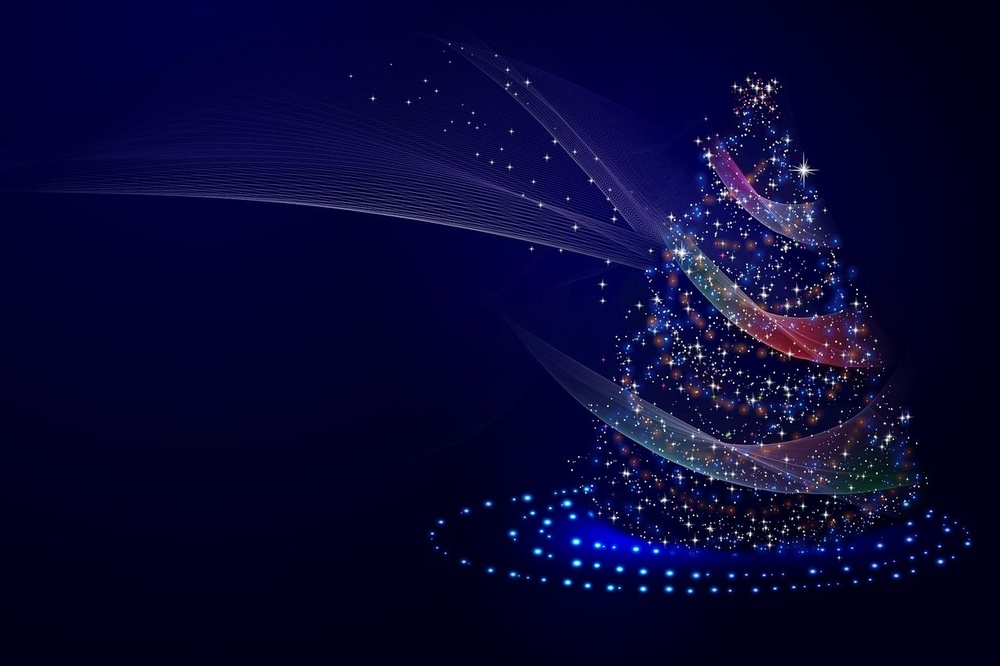
#> input picture free_img/christmas-tree.jpg, 1000 x 666 px, shrunk from 1280 x 853 before the run, found by its file name
$ python 1_imaging_1-Mission1.py
#> lines starting #> are read from the running program, lines starting #| are printed output that depends on the picture
##########################################################################
## 미션 1
## - 적당한 이미지를 다운받아 3가지 플래그를 적용하고 3개의 창에 띄우시오.
## - 저장한 이미지의 shape 을 출력하세요
## - 회색조 이미지를 저장하세요
## - 키보드 입력이 있을 때까지 대기하도록 하세요
## - 열린 모든 창을 닫으세요.
##########################################################################
import cv2

img_path = './free_img/christmas-tree.jpg'
default_img = cv2.imread(img_path, cv2.IMREAD_COLOR)
#> default_img is the input picture: shape (666, 1000, 3); mean B, G, R 52.9, 7.7, 8.7
gray_img = cv2.imread(img_path, cv2.IMREAD_GRAYSCALE)
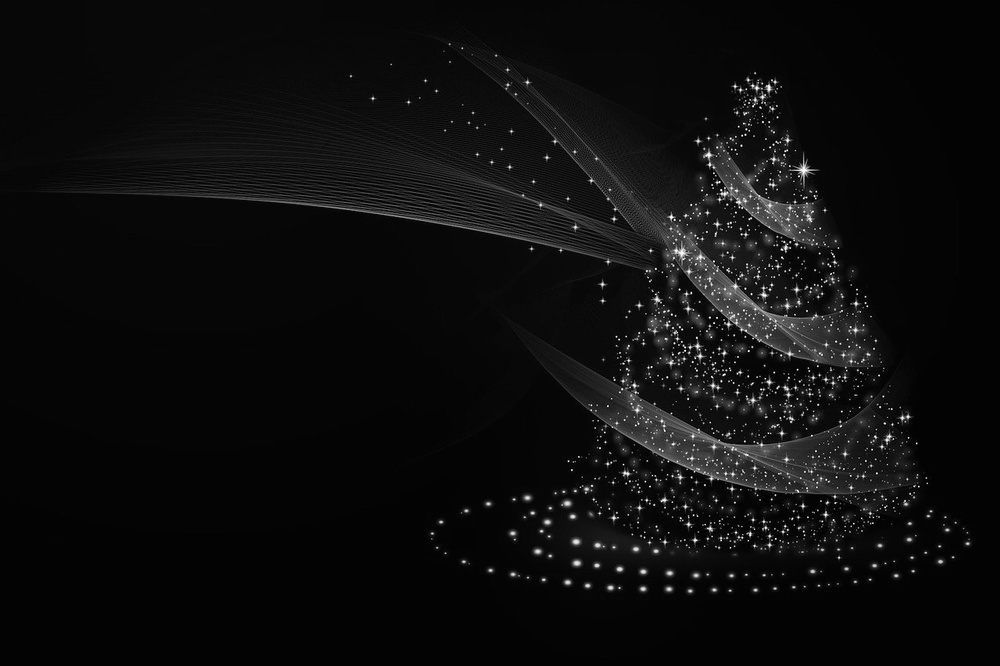
#> gray_img: shape (666, 1000); min 0, max 255, mean 13.1
unchange_img = cv2.imread(img_path, cv2.IMREAD_UNCHANGED)

dict_img = { 'color': default_img, 'gray': gray_img, 'unchange': unchange_img}

for key in dict_img.keys():
    print(dict_img.get(key).shape)
    cv2.imshow(key, dict_img.get(key))
#> this loop made 3 passes
#> key on passes 1 to 3: 'color', 'gray', 'unchange'
#| (666, 1000, 3)
#| (666, 1000)
#| (666, 1000, 3)

cv2.waitKey(0)
cv2.destroyAllWindows()

$ run again, with free_img/ornaments-1885470_1280.png saved as free_img/christmas-tree.jpg
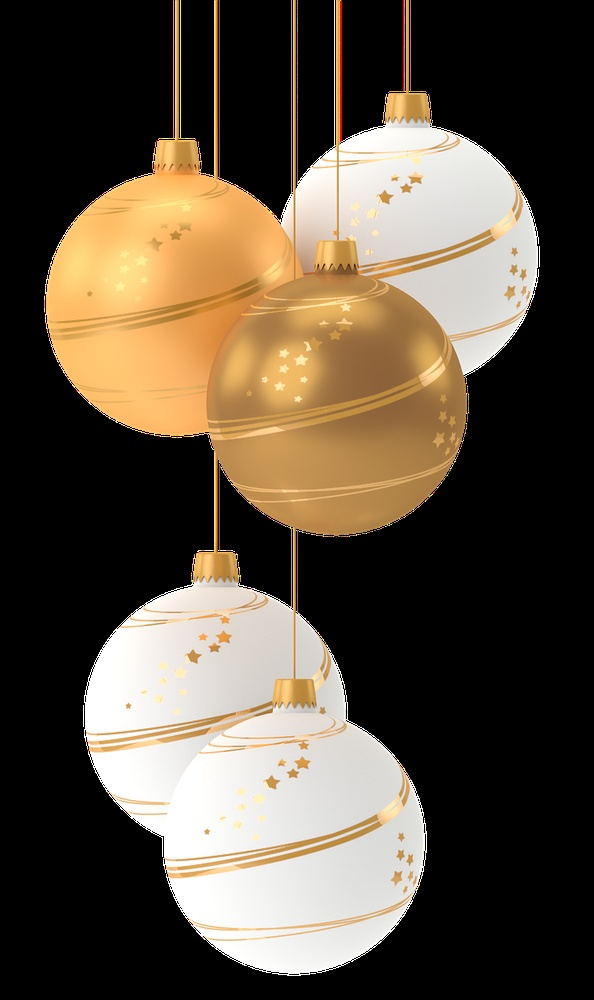
#> input picture free_img/ornaments-1885470_1280.png, 594 x 1000 px, shrunk from 760 x 1280 before the run, found by its file name
#> default_img is the input picture: shape (1000, 594, 3); mean B, G, R 63.5, 78.7, 90.4
#> `gray_img = cv2.imread(img_path, cv2.IMREAD_GRAYSCALE)`:
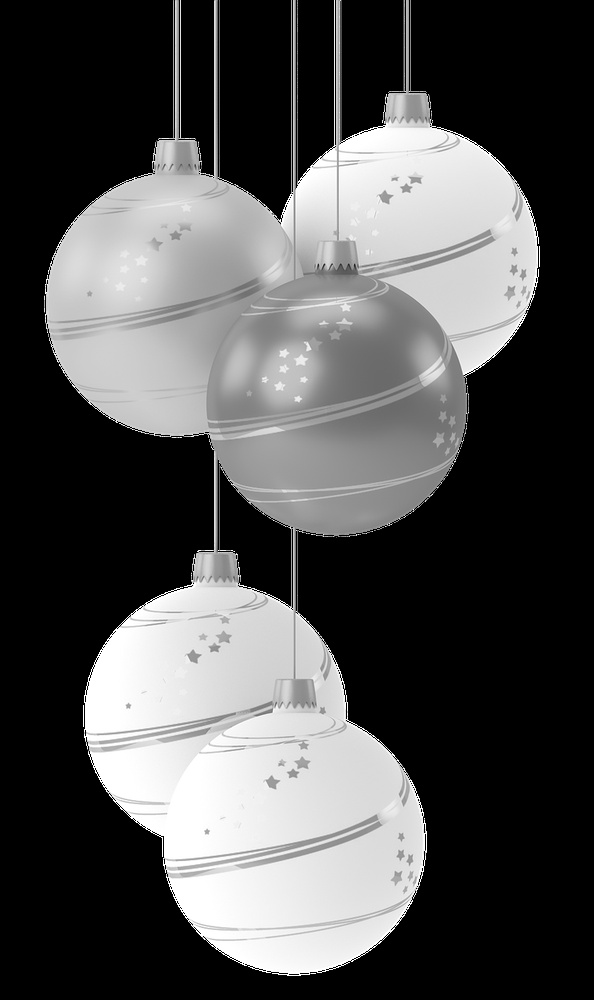
#> gray_img: shape (1000, 594); min 0, max 255, mean 80.5
#> the loop `for key in dict_img.keys():` made 3 passes
#> key on passes 1 to 3: 'color', 'gray', 'unchange'
#> (printed output is left out)
